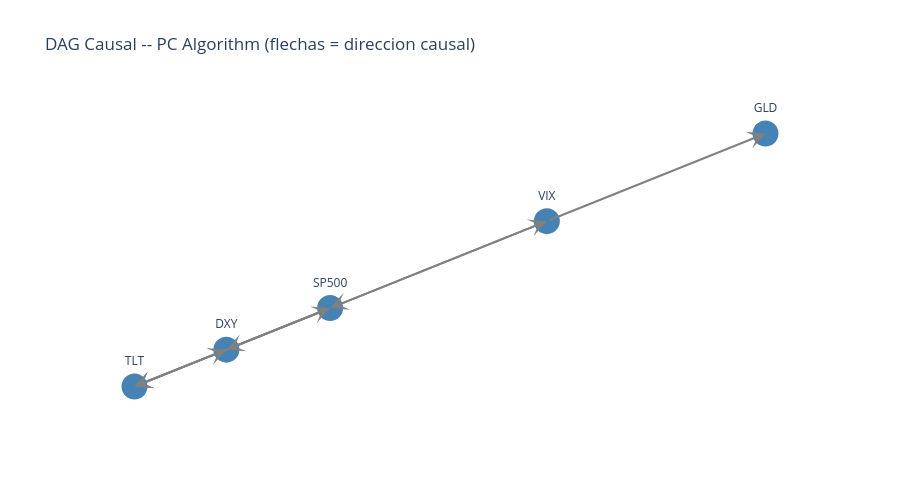

The notebook cell this image was saved under:
### Markdown cell above
## 7. Visualizacion interactiva (plotly)

Grafo con zoom y pan en el notebook. Hover muestra causas y efectos de cada nodo.

### Code cell
# Calcula posiciones de los nodos con layout de resortes (seed fijo = reproducible)
pos = nx.spring_layout(dag_pc, seed=42)

fig = go.Figure()
# Dibuja cada arista del DAG como una flecha con anotacion de plotly
for u, v in dag_pc.edges():
    x0, y0 = pos[u]; x1, y1 = pos[v]   # coordenadas origen y destino
    fig.add_annotation(x=x1, y=y1, ax=x0, ay=y0, xref='x', yref='y', axref='x', ayref='y',
                       showarrow=True, arrowhead=3, arrowsize=1.5, arrowwidth=2, arrowcolor='gray')

# Dibuja los nodos como puntos con etiquetas de texto y tooltip al hover
fig.add_trace(go.Scatter(
    x=[pos[n][0] for n in dag_pc.nodes()],   # coordenada x de cada nodo
    y=[pos[n][1] for n in dag_pc.nodes()],   # coordenada y de cada nodo
    mode='markers+text', text=list(dag_pc.nodes()), textposition='top center',
    # hover muestra nombre del nodo, sus causas (in) y sus efectos (out)
    hovertext=[f"{n}<br>in: {list(dag_pc.predecessors(n))}<br>out: {list(dag_pc.successors(n))}" for n in dag_pc.nodes()],
    hoverinfo='text', marker=dict(size=28, color='steelblue', line=dict(width=2, color='white'))
))
# Oculta ejes, fondo blanco, titulo descriptivo
fig.update_layout(showlegend=False, height=500, plot_bgcolor='white',
                  xaxis=dict(visible=False), yaxis=dict(visible=False),
                  title='DAG Causal -- PC Algorithm (flechas = direccion causal)')
fig.show()

### Figure 1 — Plotly figure (JSON) as saved in the notebook; plotly's stock layout.template omitted (floating-point values rounded to 4 significant figures)
{"data": [{"hoverinfo": "text", "hovertext": ["SP500<br>in: ['VIX', 'DXY']<br>out: ['DXY', 'TLT', 'VIX']", "DXY<br>in: ['SP500', 'TLT']<br>out: ['TLT', 'SP500']", "TLT<br>in: ['SP500', 'DXY']<br>out: ['DXY']", "VIX<br>in: ['SP500']<br>out: ['SP500', 'GLD']", "GLD<br>in: ['VIX']<br>out: []"], "marker": {"color": "steelblue", "line": {"color": "white", "width": 2}, "size": 28}, "mode": "markers+text", "text": ["SP500", "DXY", "TLT", "VIX", "GLD"], "textposition": "top center", "type": "scatter", "x": [-0.09003, -0.2224, -0.3397, 0.1866, 0.4656], "y": [-0.1933, -0.4777, -0.7296, 0.4006, 1]}], "layout": {"annotations": [{"arrowcolor": "gray", "arrowhead": 3, "arrowsize": 1.5, "arrowwidth": 2, "ax": -0.09003, "axref": "x", "ay": -0.1933, "ayref": "y", "showarrow": true, "x": -0.2224, "xref": "x", "y": -0.4777, "yref": "y"}, {"arrowcolor": "gray", "arrowhead": 3, "arrowsize": 1.5, "arrowwidth": 2, "ax": -0.09003, "axref": "x", "ay": -0.1933, "ayref": "y", "showarrow": true, "x": -0.3397, "xref": "x", "y": -0.7296, "yref": "y"}, {"arrowcolor": "gray", "arrowhead": 3, "arrowsize": 1.5, "arrowwidth": 2, "ax": -0.09003, "axref": "x", "ay": -0.1933, "ayref": "y", "showarrow": true, "x": 0.1866, "xref": "x", "y": 0.4006, "yref": "y"}, {"arrowcolor": "gray", "arrowhead": 3, "arrowsize": 1.5, "arrowwidth": 2, "ax": -0.2224, "axref": "x", "ay": -0.4777, "ayref": "y", "showarrow": true, "x": -0.3397, "xref": "x", "y": -0.7296, "yref": "y"}, {"arrowcolor": "gray", "arrowhead": 3, "arrowsize": 1.5, "arrowwidth": 2, "ax": -0.2224, "axref": "x", "ay": -0.4777, "ayref": "y", "showarrow": true, "x": -0.09003, "xref": "x", "y": -0.1933, "yref": "y"}, {"arrowcolor": "gray", "arrowhead": 3, "arrowsize": 1.5, "arrowwidth": 2, "ax": -0.3397, "axref": "x", "ay": -0.7296, "ayref": "y", "showarrow": true, "x": -0.2224, "xref": "x", "y": -0.4777, "yref": "y"}, {"arrowcolor": "gray", "arrowhead": 3, "arrowsize": 1.5, "arrowwidth": 2, "ax": 0.1866, "axref": "x", "ay": 0.4006, "ayref": "y", "showarrow": true, "x": -0.09003, "xref": "x", "y": -0.1933, "yref": "y"}, {"arrowcolor": "gray", "arrowhead": 3, "arrowsize": 1.5, "arrowwidth": 2, "ax": 0.1866, "axref": "x", "ay": 0.4006, "ayref": "y", "showarrow": true, "x": 0.4656, "xref": "x", "y": 1, "yref": "y"}], "height": 500, "plot_bgcolor": "white", "showlegend": false, "title": {"text": "DAG Causal -- PC Algorithm (flechas = direccion causal)"}, "xaxis": {"visible": false}, "yaxis": {"visible": false}}}
